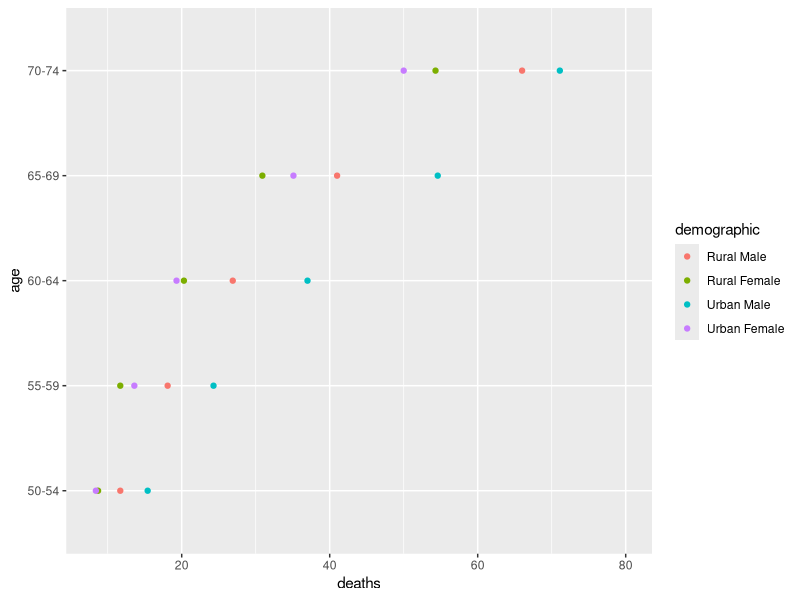

This chart was generated by the following R code:
vad <- as.data.frame.table(VADeaths)
names(vad) <- c("age","demographic","deaths")
library(ggplot2)
ggplot()+
  geom_point(aes(
    deaths, age, group=demographic, color=demographic),
    data=vad)+
  xlim(8,80)
